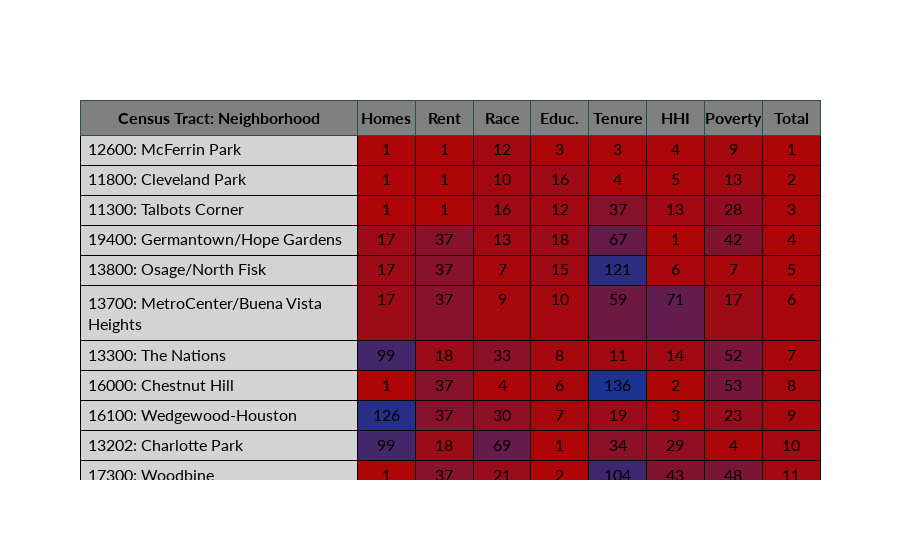

Notebook code cell kept with this figure:
### Code cell
colors = n_colors('rgb(176, 5, 5)', 'rgb(13, 54, 158)', 150, colortype='rgb')
df = gentrification_rank_table

# fill_color = []
# n = len(df)
# for col in df:
#     if col=='GEOID':
#         [np.array('rgb(200, 15, 15)')[df[col].to_numpy()] for col in df]
#     else:
#         [np.array(colors)[df[col].to_numpy()] for col in df]
        #fill_color.append(df["color"].to_list()) ## Original fromm stackoverflow

fig = go.Figure(data=[go.Table(
    columnwidth = [120,25,25,25,25,25,25,25,25],
    header=dict(values=['<b>' + x + '</b>' for x in list(df.columns)],
                fill_color='gray',
                line_color='darkslategray',
                align='center',
                font=dict(color='black', family="Lato", size=16),
                height=30
                ),
    cells=dict(values=[df[column] for column in df.columns],
               fill_color = [np.array(colors)[df[column].to_numpy()] 
                             if column != 'Census Tract: Neighborhood' 
                             else np.array(['lightgray'] * 15) 
                             for column in df.columns],
               line_color='black',
               align=['left', 'center'],
               font=dict(color='black', family="Lato", size=16),
               height=30
               ))
])

# fig.update_layout(
# title="<b>Gentrification Feature Rank by Census Tract</b>",
# font=dict(
#     family="Lato",
#     size=18,
#     color="#000000"))

fig.show()

# fig.write_html("/Users/mattparker/Documents/nss_projects/airbnb-sentiments/plotly_vis/feature_table.html")
# py.plot(fig, filename = 'feature_table', auto_open=True)

### Figure 1 — Plotly figure (JSON) as saved in the notebook; plotly's stock layout.template omitted (floating-point values rounded to 4 significant figures; data arrays with more than 128 entries replaced by an {"elided": "..."} marker saying what was removed)
{"data": [{"cells": {"align": ["left", "center"], "fill": {"color": {"elided": "9x15 str values"}}, "font": {"color": "black", "family": "Lato", "size": 16}, "height": 30, "line": {"color": "black"}, "values": {"elided": "9x15 mixed values"}}, "columnwidth": [120, 25, 25, 25, 25, 25, 25, 25, 25], "header": {"align": "center", "fill": {"color": "gray"}, "font": {"color": "black", "family": "Lato", "size": 16}, "height": 30, "line": {"color": "darkslategray"}, "values": ["<b>Census Tract: Neighborhood</b>", "<b>Homes</b>", "<b>Rent</b>", "<b>Race</b>", "<b>Educ.</b>", "<b>Tenure</b>", "<b>HHI</b>", "<b>Poverty</b>", "<b>Total</b>"]}, "type": "table"}], "layout": {}}
